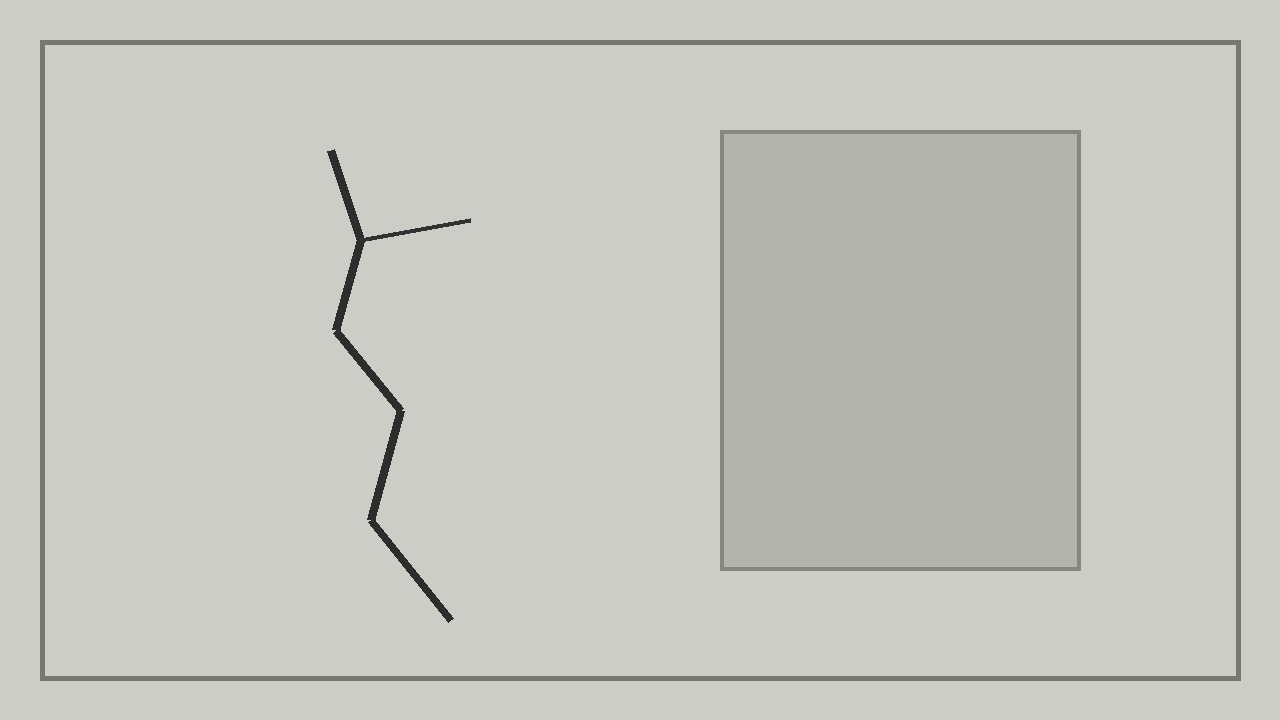
#> input picture Quality_inspection_agent/sample_images/01_cracked_wall.jpg, 1280 x 720 px; its folder holds only this picture in this run
$ python -i live_engine.py   (imports and definitions only)   (older library calls are emulated)
#> lines starting #> are read from the running program, lines starting #| are printed output that depends on the picture
#> further down, picture is the input picture: shape (720, 1280, 3); mean B, G, R 191.9, 197.9, 196.9
### Quality_inspection_agent/backend/app/quality_agent/detectors/crack.py
import cv2
import numpy as np
from .base import Detector, load_image, clamp_box, finding

class CrackDetector(Detector):
    key = "crack"
    category = "crack"
    title = "Crack detection"
    baseline_threshold = .76

    def detect(self, image_path):
        external = self.external_findings(image_path)
        if external:
            return external
        img = load_image(image_path)
        gray = cv2.cvtColor(img, cv2.COLOR_BGR2GRAY)
        h, w = gray.shape

        # A crack baseline looks for a connected, thin dark feature. This is much
        # less sensitive to ordinary rectangular edges than raw Canny contours.
        smooth = cv2.GaussianBlur(gray, (3, 3), 0)
        mask = cv2.threshold(smooth, 105, 255, cv2.THRESH_BINARY_INV)[1]
        border = max(35, int(min(w, h) * .06))
        mask[:border, :] = 0; mask[-border:, :] = 0
        mask[:, :border] = 0; mask[:, -border:] = 0
        mask = cv2.morphologyEx(mask, cv2.MORPH_OPEN, np.ones((3,3), np.uint8))
        mask = cv2.morphologyEx(mask, cv2.MORPH_CLOSE, np.ones((5,5), np.uint8))

        n, labels, stats, _ = cv2.connectedComponentsWithStats(mask, 8)
        best = None
        for i in range(1, n):
            x, y, cw, ch, pixels = stats[i]
            length = max(cw, ch)
            short = max(1, min(cw, ch))
            aspect = length / short
            area_ratio = pixels / float(w*h)
            bbox_ratio = pixels / float(max(1, cw*ch))
            if length < max(80, int(min(w,h)*.14)):
                continue
            if not (2.25 <= aspect <= 9.0):
                continue
            if not (.0015 <= area_ratio <= .08):
                continue
            # Cracks are sparse inside their bounding rectangle. Solid dark
            # objects/doors are therefore rejected.
            if bbox_ratio > .34:
                continue
            score = .68 + min(.16, (aspect-2.25)*.035) + min(.10, length/max(w,h)*.12)
            if bbox_ratio < .10:
                score += .04
            score = min(.97, score)
            if best is None or score > best[0]:
                best = (score, (x,y,x+cw,y+ch))

        if not best or best[0] < self.baseline_threshold:
            return []
        conf, b = best
        severity = "high" if (b[2]-b[0]) > w*.45 else "medium"
        return [finding(
            self.category, "crack",
            "A strong linear feature consistent with a visible crack was detected.",
            conf, severity,
            "Thin connected dark feature passed the crack-shape and sparsity screening rules.",
            image_path, clamp_box(*b, w, h),
            "Have the site engineer verify crack location, width, depth and structural significance.",
            "crack_baseline"
        )]

### Quality_inspection_agent/backend/app/api/live_engine.py
from __future__ import annotations

import os
import tempfile
from pathlib import Path
from typing import Dict, List, Tuple

import cv2
import numpy as np

from ..services.model_config import MODEL_CONFIG, LIVE_YOLO
from ..quality_agent.models.yolo_adapter import YOLOAdapter
from ..quality_agent.detectors.crack import CrackDetector
from ..quality_agent.detectors.concrete import ConcreteDetector
from ..quality_agent.detectors.surface import SurfaceDetector
from ..quality_agent.detectors.corrosion import CorrosionDetector


# Live mode deliberately does not run the baseline component detector. Generic
# rectangles and clothing are not evidence of an installation defect. A trained
# component YOLO model is used when one is supplied.
BASELINE_DETECTORS = [
    CrackDetector(),
    ConcreteDetector(),
    SurfaceDetector(),
    CorrosionDetector(),
]

LIVE_THRESHOLDS = {
    "crack": 0.80,
    "concrete": 0.84,
    "surface": 0.82,
    "corrosion": 0.84,
    "component": 0.88,
}


class LiveQualityEngine:
    def __init__(self):
        self.global_yolo = YOLOAdapter(LIVE_YOLO, threshold=0.58) if LIVE_YOLO else None
        self.category_models = {}
        for category, path in MODEL_CONFIG.items():
            if Path(path).exists():
                self.category_models[category] = YOLOAdapter(str(path), threshold=LIVE_THRESHOLDS.get(category, 0.65))

        self.face = cv2.CascadeClassifier(str(Path(cv2.data.haarcascades) / "haarcascade_frontalface_default.xml"))
        self.upper = cv2.CascadeClassifier(str(Path(cv2.data.haarcascades) / "haarcascade_upperbody.xml"))
        self.hog = cv2.HOGDescriptor()
        self.hog.setSVMDetector(cv2.HOGDescriptor_getDefaultPeopleDetector())

    # [24 lines left out: functions status, _clamp_box, not called in this run]

    def _human_mask(self, image: np.ndarray) -> Tuple[np.ndarray, List[dict]]:
        """Return a mask of regions belonging to people.

        We suppress faces/upper bodies before quality detectors. This prevents
        skin, hair, shirts and generic clothing texture from becoming crack,
        surface or corrosion candidates. The mask is only a negative ROI; it
        does not classify or report people.
        """
        h, w = image.shape[:2]
#> h = 720; w = 1280
        small = cv2.resize(image, (min(640, w), min(640, h)))
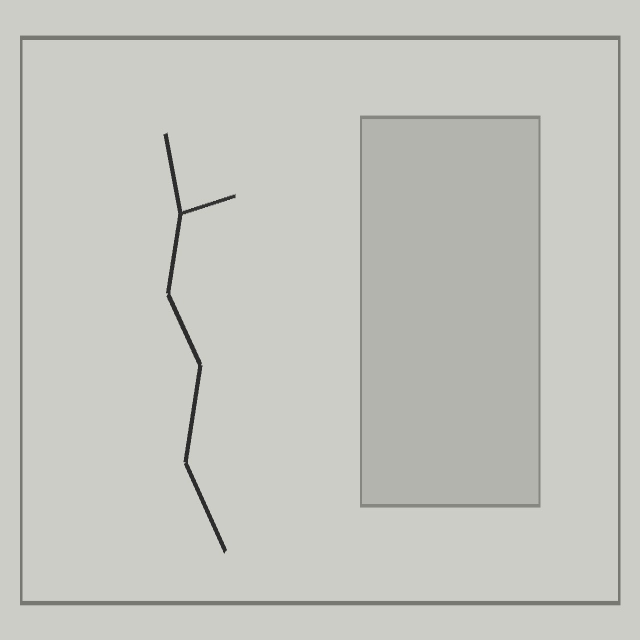
#> small: shape (640, 640, 3); mean B, G, R 191.9, 197.9, 196.9
        sh, sw = small.shape[:2]
#> sh = 640; sw = 640
        gray = cv2.cvtColor(small, cv2.COLOR_BGR2GRAY)
        scale_x, scale_y = w / sw, h / sh
#> scale_x = 2; scale_y = 1.12
        boxes = []

        if not self.face.empty():
            faces = self.face.detectMultiScale(gray, scaleFactor=1.12, minNeighbors=6, minSize=(28, 28))
#> faces = ()
            for x, y, bw, bh in faces:
                roi = small[max(0,y):min(sh,y+bh), max(0,x):min(sw,x+bw)]
                if roi.size == 0:
                    continue
                hsv_roi = cv2.cvtColor(roi, cv2.COLOR_BGR2HSV)
                ycrcb_roi = cv2.cvtColor(roi, cv2.COLOR_BGR2YCrCb)
                skin_hsv = cv2.inRange(hsv_roi, np.array([0, 25, 45]), np.array([25, 230, 255]))
                skin_ycc = cv2.inRange(ycrcb_roi, np.array([0, 133, 77]), np.array([255, 180, 135]))
                skin_ratio = float(np.count_nonzero(cv2.bitwise_and(skin_hsv, skin_ycc))) / float(max(1, roi.shape[0]*roi.shape[1]))
                # Haar can fire on concrete textures. Only mask a face candidate
                # when it also has a plausible skin region.
                if skin_ratio >= 0.10:
                    boxes.append((x * scale_x, y * scale_y, (x + bw) * scale_x, (y + bh) * scale_y, "face"))
#> this loop made 0 passes
#> after the loop, boxes = []

        if not self.upper.empty():
            bodies = self.upper.detectMultiScale(gray, scaleFactor=1.08, minNeighbors=5, minSize=(55, 70))
#> bodies = ()
            for x, y, bw, bh in bodies:
                boxes.append((x * scale_x, y * scale_y, (x + bw) * scale_x, (y + bh) * scale_y, "upper_body"))

        # HOG is used only as a second safety net. It is intentionally run on a
        # small frame to keep live latency reasonable.
        try:
            rects, _ = self.hog.detectMultiScale(small, winStride=(8, 8), padding=(8, 8), scale=1.05)
#> rects = ()
            for x, y, bw, bh in rects:
                boxes.append((x * scale_x, y * scale_y, (x + bw) * scale_x, (y + bh) * scale_y, "person"))
        except Exception:
            pass

        mask = np.zeros((h, w), dtype=np.uint8)
        public_boxes = []
        pad_x = max(12, int(w * 0.015))
#> pad_x = 19
        pad_y = max(12, int(h * 0.025))
#> pad_y = 18
        for x1, y1, x2, y2, kind in boxes:
            x1, y1 = max(0, int(x1) - pad_x), max(0, int(y1) - pad_y)
            x2, y2 = min(w, int(x2) + pad_x), min(h, int(y2) + pad_y)
            cv2.rectangle(mask, (x1, y1), (x2, y2), 255, -1)
            public_boxes.append({"x1": x1, "y1": y1, "x2": x2, "y2": y2, "type": kind})
#> mask: shape (720, 1280); every value is 0
#> after the loop, public_boxes = []
        return mask, public_boxes

    # [13 lines left out: function _candidate_overlaps_person, not called in this run]

    def _enhanced_crack(self, image: np.ndarray) -> List[dict]:
        """Adaptive black-hat/Hough crack screen for live lighting.

        Unlike a fixed dark-pixel threshold, this works on light and mid-tone
        concrete. It requires a thin, elongated, low-area feature on a mostly
        neutral surface, which rejects most shirt/face edges.
        """
        h, w = image.shape[:2]
        gray = cv2.cvtColor(image, cv2.COLOR_BGR2GRAY)
        lab = cv2.cvtColor(image, cv2.COLOR_BGR2LAB)
        hsv = cv2.cvtColor(image, cv2.COLOR_BGR2HSV)
        gray = cv2.GaussianBlur(gray, (5, 5), 0)
        bh = cv2.morphologyEx(gray, cv2.MORPH_BLACKHAT, cv2.getStructuringElement(cv2.MORPH_ELLIPSE, (17, 17)))
        p = float(np.percentile(bh, 96.5))
        threshold = max(14.0, min(42.0, p * 0.78))
        mask = cv2.threshold(bh, threshold, 255, cv2.THRESH_BINARY)[1]
        mask = cv2.morphologyEx(mask, cv2.MORPH_OPEN, np.ones((2, 2), np.uint8))
        mask = cv2.morphologyEx(mask, cv2.MORPH_CLOSE, np.ones((3, 3), np.uint8))
        contours, _ = cv2.findContours(mask, cv2.RETR_EXTERNAL, cv2.CHAIN_APPROX_SIMPLE)

        best = None
        for c in contours:
            x, y, cw, ch = cv2.boundingRect(c)
            length = max(cw, ch)
            short = max(1, min(cw, ch))
            aspect = length / short
            area = cv2.contourArea(c)
            ratio = area / float(w * h)
            if length < max(55, int(min(w, h) * 0.09)) or aspect < 4.0 or aspect > 35.0:
                continue
            if ratio < 0.00015 or ratio > 0.025:
                continue
            box = {"x1": x, "y1": y, "x2": x + cw, "y2": y + ch}
            roi_hsv = hsv[y:y+ch, x:x+cw]
            roi_lab = lab[y:y+ch, x:x+cw]
            if roi_hsv.size == 0:
                continue
            saturation = float(roi_hsv[:, :, 1].mean()) / 255.0
            a_channel = float(roi_lab[:, :, 1].mean())
            b_channel = float(roi_lab[:, :, 2].mean())
            # Concrete/plaster is commonly close to neutral. A high-saturation
            # colored ROI is much more likely to be clothing/signage than a crack.
            if saturation > 0.42:
                continue
            # Avoid the strongest global borders and UI-like frame edges.
            margin = max(8, int(min(w, h) * 0.025))
            if x < margin or y < margin or x + cw > w - margin or y + ch > h - margin:
                continue
            local = bh[y:y+ch, x:x+cw]
            strength = float(local.mean()) / 255.0
            score = min(0.97, 0.73 + min(0.13, strength * 0.55) + min(0.09, (aspect / 20.0) * 0.09))
            if score >= LIVE_THRESHOLDS["crack"] and (best is None or score > best[0]):
                best = (score, box)
        if not best:
            return []
        conf, b = best
        severity = "high" if max(b["x2"] - b["x1"], b["y2"] - b["y1"]) > max(w, h) * 0.42 else "medium"
        return [{"label": "crack", "category": "crack", "confidence": round(conf, 3), "severity": severity, "bbox": b}]

    # [62 lines left out: function _enhanced_surface, not called in this run]

    def _baseline_path_detections(self, detector, image: np.ndarray, person_mask: np.ndarray):
        fd, path = tempfile.mkstemp(suffix=".jpg")
        os.close(fd)
        try:
            cv2.imwrite(path, image, [int(cv2.IMWRITE_JPEG_QUALITY), 92])
            candidates = detector.detect(path)
            out = []
            threshold = LIVE_THRESHOLDS.get(detector.category, 0.88)
            for f in candidates:
                conf = float(f.get("confidence", 0))
                if conf < threshold:
                    continue
                for b in f.get("bounding_boxes", []):
                    if not b or self._candidate_overlaps_person(b, person_mask, 0.08):
                        continue
                    if detector.category == "corrosion":
                        bw = max(1, int(b["x2"] - b["x1"]))
                        bh = max(1, int(b["y2"] - b["y1"]))
                        aspect = max(bw, bh) / float(min(bw, bh))
                        # Skin and orange clothing often satisfy the HSV rust
                        # range. Compact human-colored blobs are not promoted
                        # to corrosion in live mode. Elongated/irregular rust
                        # remains eligible, especially when it persists in time.
                        if aspect < 2.0:
                            continue
                    out.append({"label": f.get("defect_type", detector.category), "category": detector.category,
                                "confidence": conf, "severity": f.get("severity", "medium"), "bbox": b})
            return out
        finally:
            try: os.remove(path)
            except OSError: pass

    # [22 lines left out: function _validate_yolo, not called in this run]

    def analyze(self, image: np.ndarray):
        h, w = image.shape[:2]
        person_mask, _ = self._human_mask(image)
        safe = image.copy()
        safe[person_mask > 0] = cv2.GaussianBlur(safe, (31, 31), 0)[person_mask > 0]

        detections = []
        mode = "Enhanced live CV"

        # A configured trained model always takes priority. If a category model
        # exists, we do not mix its output with a weaker baseline for that category.
        if self.global_yolo and self.global_yolo.enabled:
            mode = "YOLO live model"
            detections.extend(self._validate_yolo(self.global_yolo.predict(safe), w, h, person_mask))
        else:
            for d in BASELINE_DETECTORS:
                model = self.category_models.get(d.category)
                if model and model.enabled:
                    mode = "Category YOLO + live CV"
                    detections.extend(self._validate_yolo(model.predict(safe), w, h, person_mask))
                    continue
                if d.category == "crack":
                    # Adaptive live detector first, then the existing crack detector
                    # which is particularly good on the supplied construction sample.
                    detections.extend(self._enhanced_crack(safe))
                    detections.extend(self._baseline_path_detections(d, safe, person_mask))
                elif d.category == "surface":
                    detections.extend(self._enhanced_surface(safe))
                    detections.extend(self._baseline_path_detections(d, safe, person_mask))
                else:
                    detections.extend(self._baseline_path_detections(d, safe, person_mask))
#> this loop made 1 pass
#> p in _enhanced_crack on pass 1: 27
#> after the loop, detections = []

        # Deduplicate overlapping boxes of the same category/label.
        detections = self._dedupe(detections)
        return detections, mode, person_mask

    # [16 lines left out: functions _iou, _dedupe, not called in this run]

>>> import cv2
>>> picture = cv2.imread('../../../sample_images/01_cracked_wall.jpg')
#> (the run stopped early here; a loop or call above may not have finished)

$ run again, on Quality_inspection_agent/sample_images/02_concrete_defect.jpg
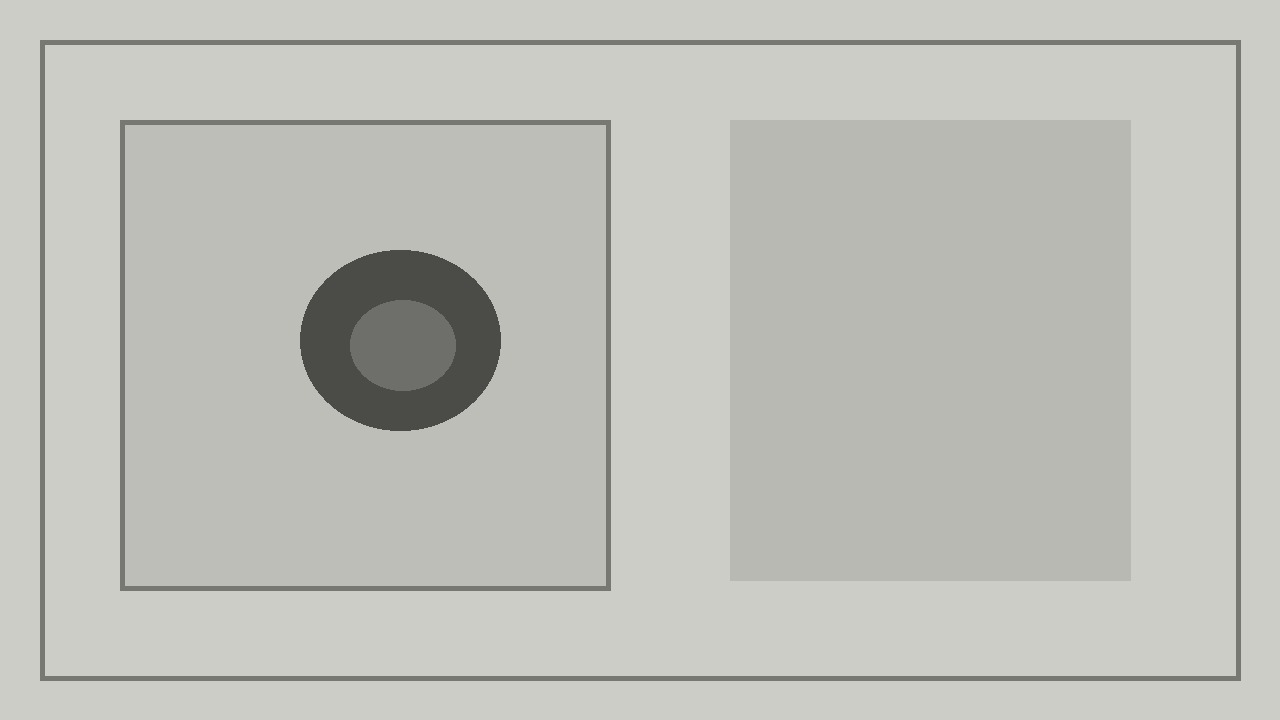
#> input picture Quality_inspection_agent/sample_images/02_concrete_defect.jpg, 1280 x 720 px
#> picture is the input picture: shape (720, 1280, 3); mean B, G, R 185.6, 191.6, 190.6
#> in _human_mask, `small = cv2.resize(image, (min(640, w), min(640, h)))`:
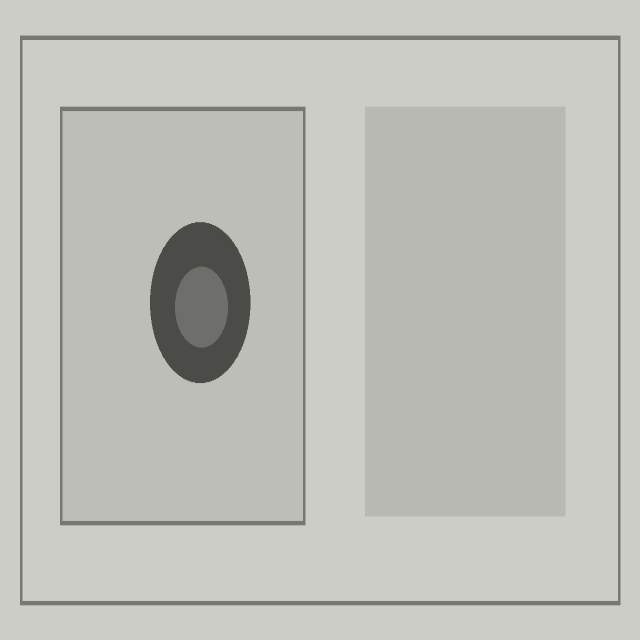
#> small: shape (640, 640, 3); mean B, G, R 185.6, 191.6, 190.6
#> faces = [[160, 267, 79, 79]]
#> the loop in _human_mask, `for x, y, bw, bh in faces:` made 1 pass
#> (x, y, bw, bh, skin_ratio) on pass 1: (160, 267, 79, 79, 0)
#> pass 1, in _human_mask, `roi = small[max(0,y):min(sh,y+bh), max(0,x):min(sw,x+bw)]`:
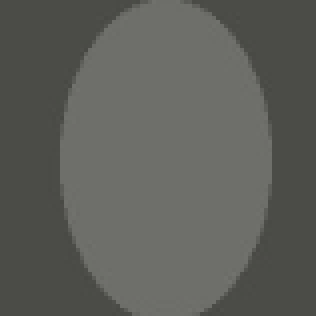
#> roi: shape (79, 79, 3) (shown 4 times larger); mean B, G, R 89.7, 94.7, 93.7
#> after the loop in _human_mask, `for x, y, bw, bh in faces:`: boxes = []
#> bodies = ()
#> after the loop in _human_mask, `for x1, y1, x2, y2, kind in boxes:`: public_boxes = []
#> the loop in analyze, `for d in BASELINE_DETECTORS:` made 1 pass
#> p in _enhanced_crack on pass 1: 27

$ run again, on Quality_inspection_agent/sample_images/04_surface_finish.jpg
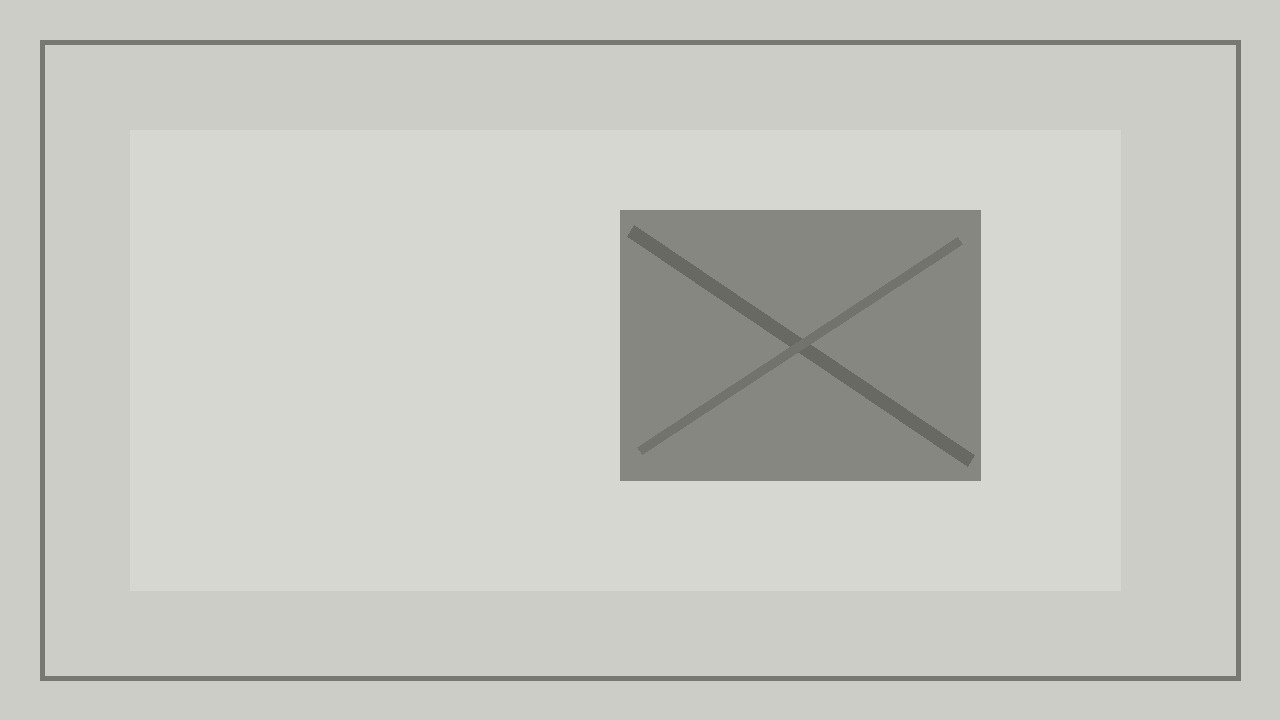
#> input picture Quality_inspection_agent/sample_images/04_surface_finish.jpg, 1280 x 720 px
#> picture is the input picture: shape (720, 1280, 3); mean B, G, R 193.5, 199.5, 198.5
#> in _human_mask, `small = cv2.resize(image, (min(640, w), min(640, h)))`:
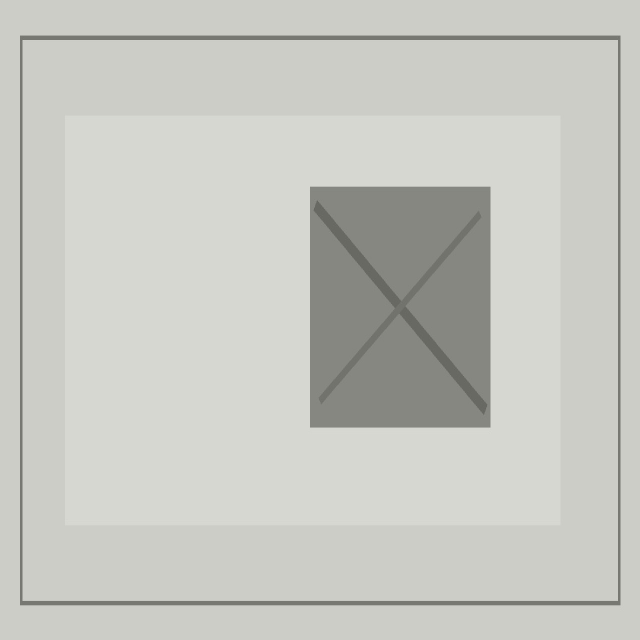
#> small: shape (640, 640, 3); mean B, G, R 193.5, 199.5, 198.5
#> faces = ()
#> after the loop in _human_mask, `for x, y, bw, bh in faces:`: boxes = []
#> bodies = ()
#> after the loop in _human_mask, `for x1, y1, x2, y2, kind in boxes:`: public_boxes = []
#> the loop in analyze, `for d in BASELINE_DETECTORS:` made 1 pass
#> p in _enhanced_crack on pass 1: 20
